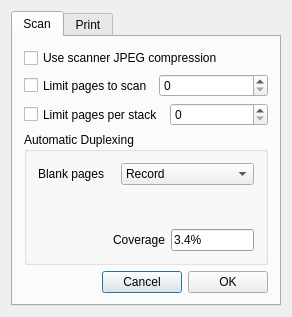
<ui version="4.0" >
 <class>Options</class>
 <widget class="QDialog" name="Options" >
  <property name="geometry" >
   <rect>
    <x>0</x>
    <y>0</y>
    <width>292</width>
    <height>317</height>
   </rect>
  </property>
  <property name="windowTitle" >
   <string>Scan Options</string>
  </property>
  <layout class="QHBoxLayout" name="horizontalLayout_2" >
   <item>
    <widget class="QTabWidget" name="tabWidget" >
     <property name="currentIndex" >
      <number>0</number>
     </property>
     <widget class="QWidget" name="scan" >
      <attribute name="title" >
       <string>Scan</string>
      </attribute>
      <layout class="QHBoxLayout" name="horizontalLayout" >
       <item>
        <layout class="QVBoxLayout" >
         <item>
          <widget class="QCheckBox" name="jpeg" >
           <property name="text" >
            <string>Use scanner JPEG compression</string>
           </property>
          </widget>
         </item>
         <item>
          <layout class="QHBoxLayout" >
           <item>
            <widget class="QCheckBox" name="limit" >
             <property name="maximumSize" >
              <size>
               <width>170</width>
               <height>32767</height>
              </size>
             </property>
             <property name="text" >
              <string>Limit pages to scan</string>
             </property>
            </widget>
           </item>
           <item>
            <widget class="QSpinBox" name="single" />
           </item>
          </layout>
         </item>
         <item>
          <layout class="QHBoxLayout" >
           <item>
            <widget class="QCheckBox" name="stackLimit" >
             <property name="maximumSize" >
              <size>
               <width>170</width>
               <height>32767</height>
              </size>
             </property>
             <property name="text" >
              <string>Limit pages per stack</string>
             </property>
            </widget>
           </item>
           <item>
            <widget class="QSpinBox" name="stackCount" />
           </item>
          </layout>
         </item>
         <item>
          <widget class="Q3GroupBox" name="groupBox1" >
           <property name="title" >
            <string>Automatic Duplexing</string>
           </property>
           <layout class="QHBoxLayout" >
            <item>
             <layout class="QVBoxLayout" >
              <item>
               <layout class="QHBoxLayout" >
                <item>
                 <widget class="QLabel" name="textLabel3" >
                  <property name="text" >
                   <string>Blank pages</string>
                  </property>
                  <property name="wordWrap" >
                   <bool>false</bool>
                  </property>
                 </widget>
                </item>
                <item>
                 <widget class="QComboBox" name="blank" >
                  <item>
                   <property name="text" >
                    <string>Record</string>
                   </property>
                  </item>
                  <item>
                   <property name="text" >
                    <string>Ignore if back page</string>
                   </property>
                  </item>
                  <item>
                   <property name="text" >
                    <string>Ignore</string>
                   </property>
                  </item>
                 </widget>
                </item>
               </layout>
              </item>
              <item>
               <widget class="SliderSpin" native="1" name="threshold" >
                <property name="minimumSize" >
                 <size>
                  <width>0</width>
                  <height>25</height>
                 </size>
                </property>
               </widget>
              </item>
              <item>
               <layout class="QHBoxLayout" >
                <item>
                 <spacer>
                  <property name="orientation" >
                   <enum>Qt::Horizontal</enum>
                  </property>
                  <property name="sizeType" >
                   <enum>QSizePolicy::Expanding</enum>
                  </property>
                  <property name="sizeHint" stdset="0" >
                   <size>
                    <width>101</width>
                    <height>20</height>
                   </size>
                  </property>
                 </spacer>
                </item>
                <item>
                 <widget class="QLabel" name="coverageStr_2" >
                  <property name="text" >
                   <string>Coverage</string>
                  </property>
                  <property name="wordWrap" >
                   <bool>false</bool>
                  </property>
                 </widget>
                </item>
                <item>
                 <widget class="QLineEdit" name="coverageStr" >
                  <property name="palette" >
                   <palette>
                    <active>
                     <colorrole role="WindowText" >
                      <brush brushstyle="SolidPattern" >
                       <color alpha="255" >
                        <red>0</red>
                        <green>0</green>
                        <blue>0</blue>
                       </color>
                      </brush>
                     </colorrole>
                     <colorrole role="Button" >
                      <brush brushstyle="SolidPattern" >
                       <color alpha="255" >
                        <red>220</red>
                        <green>220</green>
                        <blue>220</blue>
                       </color>
                      </brush>
                     </colorrole>
                     <colorrole role="Light" >
                      <brush brushstyle="SolidPattern" >
                       <color alpha="255" >
                        <red>255</red>
                        <green>255</green>
                        <blue>255</blue>
                       </color>
                      </brush>
                     </colorrole>
                     <colorrole role="Midlight" >
                      <brush brushstyle="SolidPattern" >
                       <color alpha="255" >
                        <red>242</red>
                        <green>242</green>
                        <blue>242</blue>
                       </color>
                      </brush>
                     </colorrole>
                     <colorrole role="Dark" >
                      <brush brushstyle="SolidPattern" >
                       <color alpha="255" >
                        <red>78</red>
                        <green>78</green>
                        <blue>78</blue>
                       </color>
                      </brush>
                     </colorrole>
                     <colorrole role="Mid" >
                      <brush brushstyle="SolidPattern" >
                       <color alpha="255" >
                        <red>183</red>
                        <green>183</green>
                        <blue>183</blue>
                       </color>
                      </brush>
                     </colorrole>
                     <colorrole role="Text" >
                      <brush brushstyle="SolidPattern" >
                       <color alpha="255" >
                        <red>0</red>
                        <green>0</green>
                        <blue>0</blue>
                       </color>
                      </brush>
                     </colorrole>
                     <colorrole role="BrightText" >
                      <brush brushstyle="SolidPattern" >
                       <color alpha="255" >
                        <red>255</red>
                        <green>255</green>
                        <blue>255</blue>
                       </color>
                      </brush>
                     </colorrole>
                     <colorrole role="ButtonText" >
                      <brush brushstyle="SolidPattern" >
                       <color alpha="255" >
                        <red>0</red>
                        <green>0</green>
                        <blue>0</blue>
                       </color>
                      </brush>
                     </colorrole>
                     <colorrole role="Base" >
                      <brush brushstyle="SolidPattern" >
                       <color alpha="255" >
                        <red>255</red>
                        <green>255</green>
                        <blue>255</blue>
                       </color>
                      </brush>
                     </colorrole>
                     <colorrole role="Window" >
                      <brush brushstyle="SolidPattern" >
                       <color alpha="255" >
                        <red>220</red>
                        <green>220</green>
                        <blue>220</blue>
                       </color>
                      </brush>
                     </colorrole>
                     <colorrole role="Shadow" >
                      <brush brushstyle="SolidPattern" >
                       <color alpha="255" >
                        <red>0</red>
                        <green>0</green>
                        <blue>0</blue>
                       </color>
                      </brush>
                     </colorrole>
                     <colorrole role="Highlight" >
                      <brush brushstyle="SolidPattern" >
                       <color alpha="255" >
                        <red>84</red>
                        <green>112</green>
                        <blue>152</blue>
                       </color>
                      </brush>
                     </colorrole>
                     <colorrole role="HighlightedText" >
                      <brush brushstyle="SolidPattern" >
                       <color alpha="255" >
                        <red>255</red>
                        <green>255</green>
                        <blue>255</blue>
                       </color>
                      </brush>
                     </colorrole>
                     <colorrole role="Link" >
                      <brush brushstyle="SolidPattern" >
                       <color alpha="255" >
                        <red>0</red>
                        <green>0</green>
                        <blue>255</blue>
                       </color>
                      </brush>
                     </colorrole>
                     <colorrole role="LinkVisited" >
                      <brush brushstyle="SolidPattern" >
                       <color alpha="255" >
                        <red>255</red>
                        <green>0</green>
                        <blue>255</blue>
                       </color>
                      </brush>
                     </colorrole>
                    </active>
                    <inactive>
                     <colorrole role="WindowText" >
                      <brush brushstyle="SolidPattern" >
                       <color alpha="255" >
                        <red>0</red>
                        <green>0</green>
                        <blue>0</blue>
                       </color>
                      </brush>
                     </colorrole>
                     <colorrole role="Button" >
                      <brush brushstyle="SolidPattern" >
                       <color alpha="255" >
                        <red>220</red>
                        <green>220</green>
                        <blue>220</blue>
                       </color>
                      </brush>
                     </colorrole>
                     <colorrole role="Light" >
                      <brush brushstyle="SolidPattern" >
                       <color alpha="255" >
                        <red>255</red>
                        <green>255</green>
                        <blue>255</blue>
                       </color>
                      </brush>
                     </colorrole>
                     <colorrole role="Midlight" >
                      <brush brushstyle="SolidPattern" >
                       <color alpha="255" >
                        <red>242</red>
                        <green>242</green>
                        <blue>242</blue>
                       </color>
                      </brush>
                     </colorrole>
                     <colorrole role="Dark" >
                      <brush brushstyle="SolidPattern" >
                       <color alpha="255" >
                        <red>78</red>
                        <green>78</green>
                        <blue>78</blue>
                       </color>
                      </brush>
                     </colorrole>
                     <colorrole role="Mid" >
                      <brush brushstyle="SolidPattern" >
                       <color alpha="255" >
                        <red>183</red>
                        <green>183</green>
                        <blue>183</blue>
                       </color>
                      </brush>
                     </colorrole>
                     <colorrole role="Text" >
                      <brush brushstyle="SolidPattern" >
                       <color alpha="255" >
                        <red>0</red>
                        <green>0</green>
                        <blue>0</blue>
                       </color>
                      </brush>
                     </colorrole>
                     <colorrole role="BrightText" >
                      <brush brushstyle="SolidPattern" >
                       <color alpha="255" >
                        <red>255</red>
                        <green>255</green>
                        <blue>255</blue>
                       </color>
                      </brush>
                     </colorrole>
                     <colorrole role="ButtonText" >
                      <brush brushstyle="SolidPattern" >
                       <color alpha="255" >
                        <red>0</red>
                        <green>0</green>
                        <blue>0</blue>
                       </color>
                      </brush>
                     </colorrole>
                     <colorrole role="Base" >
                      <brush brushstyle="SolidPattern" >
                       <color alpha="255" >
                        <red>255</red>
                        <green>255</green>
                        <blue>255</blue>
                       </color>
                      </brush>
                     </colorrole>
                     <colorrole role="Window" >
                      <brush brushstyle="SolidPattern" >
                       <color alpha="255" >
                        <red>220</red>
                        <green>220</green>
                        <blue>220</blue>
                       </color>
                      </brush>
                     </colorrole>
                     <colorrole role="Shadow" >
                      <brush brushstyle="SolidPattern" >
                       <color alpha="255" >
                        <red>0</red>
                        <green>0</green>
                        <blue>0</blue>
                       </color>
                      </brush>
                     </colorrole>
                     <colorrole role="Highlight" >
                      <brush brushstyle="SolidPattern" >
                       <color alpha="255" >
                        <red>84</red>
                        <green>112</green>
                        <blue>152</blue>
                       </color>
                      </brush>
                     </colorrole>
                     <colorrole role="HighlightedText" >
                      <brush brushstyle="SolidPattern" >
                       <color alpha="255" >
                        <red>255</red>
                        <green>255</green>
                        <blue>255</blue>
                       </color>
                      </brush>
                     </colorrole>
                     <colorrole role="Link" >
                      <brush brushstyle="SolidPattern" >
                       <color alpha="255" >
                        <red>0</red>
                        <green>0</green>
                        <blue>255</blue>
                       </color>
                      </brush>
                     </colorrole>
                     <colorrole role="LinkVisited" >
                      <brush brushstyle="SolidPattern" >
                       <color alpha="255" >
                        <red>255</red>
                        <green>0</green>
                        <blue>255</blue>
                       </color>
                      </brush>
                     </colorrole>
                    </inactive>
                    <disabled>
                     <colorrole role="WindowText" >
                      <brush brushstyle="SolidPattern" >
                       <color alpha="255" >
                        <red>128</red>
                        <green>128</green>
                        <blue>128</blue>
                       </color>
                      </brush>
                     </colorrole>
                     <colorrole role="Button" >
                      <brush brushstyle="SolidPattern" >
                       <color alpha="255" >
                        <red>220</red>
                        <green>220</green>
                        <blue>220</blue>
                       </color>
                      </brush>
                     </colorrole>
                     <colorrole role="Light" >
                      <brush brushstyle="SolidPattern" >
                       <color alpha="255" >
                        <red>255</red>
                        <green>255</green>
                        <blue>255</blue>
                       </color>
                      </brush>
                     </colorrole>
                     <colorrole role="Midlight" >
                      <brush brushstyle="SolidPattern" >
                       <color alpha="255" >
                        <red>242</red>
                        <green>242</green>
                        <blue>242</blue>
                       </color>
                      </brush>
                     </colorrole>
                     <colorrole role="Dark" >
                      <brush brushstyle="SolidPattern" >
                       <color alpha="255" >
                        <red>78</red>
                        <green>78</green>
                        <blue>78</blue>
                       </color>
                      </brush>
                     </colorrole>
                     <colorrole role="Mid" >
                      <brush brushstyle="SolidPattern" >
                       <color alpha="255" >
                        <red>183</red>
                        <green>183</green>
                        <blue>183</blue>
                       </color>
                      </brush>
                     </colorrole>
                     <colorrole role="Text" >
                      <brush brushstyle="SolidPattern" >
                       <color alpha="255" >
                        <red>183</red>
                        <green>183</green>
                        <blue>183</blue>
                       </color>
                      </brush>
                     </colorrole>
                     <colorrole role="BrightText" >
                      <brush brushstyle="SolidPattern" >
                       <color alpha="255" >
                        <red>255</red>
                        <green>255</green>
                        <blue>255</blue>
                       </color>
                      </brush>
                     </colorrole>
                     <colorrole role="ButtonText" >
                      <brush brushstyle="SolidPattern" >
                       <color alpha="255" >
                        <red>128</red>
                        <green>128</green>
                        <blue>128</blue>
                       </color>
                      </brush>
                     </colorrole>
                     <colorrole role="Base" >
                      <brush brushstyle="SolidPattern" >
                       <color alpha="255" >
                        <red>255</red>
                        <green>255</green>
                        <blue>255</blue>
                       </color>
                      </brush>
                     </colorrole>
                     <colorrole role="Window" >
                      <brush brushstyle="SolidPattern" >
                       <color alpha="255" >
                        <red>220</red>
                        <green>220</green>
                        <blue>220</blue>
                       </color>
                      </brush>
                     </colorrole>
                     <colorrole role="Shadow" >
                      <brush brushstyle="SolidPattern" >
                       <color alpha="255" >
                        <red>0</red>
                        <green>0</green>
                        <blue>0</blue>
                       </color>
                      </brush>
                     </colorrole>
                     <colorrole role="Highlight" >
                      <brush brushstyle="SolidPattern" >
                       <color alpha="255" >
                        <red>0</red>
                        <green>0</green>
                        <blue>128</blue>
                       </color>
                      </brush>
                     </colorrole>
                     <colorrole role="HighlightedText" >
                      <brush brushstyle="SolidPattern" >
                       <color alpha="255" >
                        <red>255</red>
                        <green>255</green>
                        <blue>255</blue>
                       </color>
                      </brush>
                     </colorrole>
                     <colorrole role="Link" >
                      <brush brushstyle="SolidPattern" >
                       <color alpha="255" >
                        <red>0</red>
                        <green>0</green>
                        <blue>255</blue>
                       </color>
                      </brush>
                     </colorrole>
                     <colorrole role="LinkVisited" >
                      <brush brushstyle="SolidPattern" >
                       <color alpha="255" >
                        <red>255</red>
                        <green>0</green>
                        <blue>255</blue>
                       </color>
                      </brush>
                     </colorrole>
                    </disabled>
                   </palette>
                  </property>
                  <property name="text" >
                   <string>3.4%</string>
                  </property>
                  <property name="readOnly" >
                   <bool>true</bool>
                  </property>
                 </widget>
                </item>
               </layout>
              </item>
             </layout>
            </item>
           </layout>
          </widget>
         </item>
         <item>
          <layout class="QHBoxLayout" >
           <item>
            <spacer>
             <property name="orientation" >
              <enum>Qt::Horizontal</enum>
             </property>
             <property name="sizeType" >
              <enum>QSizePolicy::Expanding</enum>
             </property>
             <property name="sizeHint" stdset="0" >
              <size>
               <width>131</width>
               <height>20</height>
              </size>
             </property>
            </spacer>
           </item>
           <item>
            <widget class="QPushButton" name="cancel" >
             <property name="text" >
              <string>Cancel</string>
             </property>
            </widget>
           </item>
           <item>
            <widget class="QPushButton" name="ok" >
             <property name="text" >
              <string>OK</string>
             </property>
            </widget>
           </item>
          </layout>
         </item>
        </layout>
       </item>
      </layout>
     </widget>
     <widget class="QWidget" name="print" >
      <attribute name="title" >
       <string>Print</string>
      </attribute>
     </widget>
    </widget>
   </item>
  </layout>
 </widget>
 <layoutdefault spacing="6" margin="11" />
 <customwidgets>
  <customwidget>
   <class>Q3GroupBox</class>
   <extends>QGroupBox</extends>
   <header>Qt3Support/Q3GroupBox</header>
   <container>1</container>
  </customwidget>
  <customwidget>
   <class>SliderSpin</class>
   <extends>QWidget</extends>
   <header>sliderspin.h</header>
  </customwidget>
 </customwidgets>
 <includes>
  <include location="local" >sliderspin.h</include>
  <include location="local" >sliderspin.h</include>
  <include location="local" >sliderspin.h</include>
 </includes>
 <resources/>
 <connections>
  <connection>
   <sender>ok</sender>
   <signal>clicked()</signal>
   <receiver>Options</receiver>
   <slot>ok_clicked()</slot>
   <hints>
    <hint type="sourcelabel" >
     <x>20</x>
     <y>20</y>
    </hint>
    <hint type="destinationlabel" >
     <x>20</x>
     <y>20</y>
    </hint>
   </hints>
  </connection>
  <connection>
   <sender>cancel</sender>
   <signal>clicked()</signal>
   <receiver>Options</receiver>
   <slot>cancel_clicked()</slot>
   <hints>
    <hint type="sourcelabel" >
     <x>20</x>
     <y>20</y>
    </hint>
    <hint type="destinationlabel" >
     <x>20</x>
     <y>20</y>
    </hint>
   </hints>
  </connection>
 </connections>
</ui>
